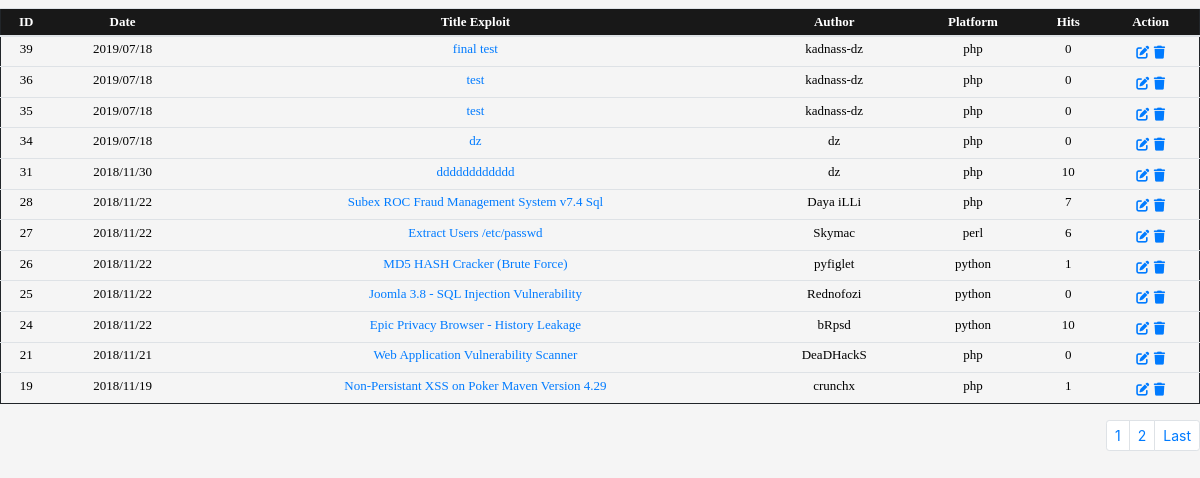
Screenshot of /admin/overview.php (signed in) with the database file from the repository.
### tables this page shows
CREATE TABLE `post` (
  `id` int(11) NOT NULL,
  `cat` int(11) NOT NULL,
  `title` varchar(255) NOT NULL,
  `body` text NOT NULL,
  `author` varchar(255) NOT NULL,
  `tags` varchar(255) NOT NULL,
  `date` timestamp NOT NULL DEFAULT CURRENT_TIMESTAMP,
  `platform` text NOT NULL,
  `cate` text NOT NULL,
  `hits` int(11) NOT NULL
);

### admin/inc/fonc2.php (called while the page is built, shortened)
<?php
 function formatDate($date){
	return date('Y/m/d', strtotime($date));
}
 function chortxt($text,$chars = 50){
	$text=$text." ";
	$text =substr($text,0,$chars);
	$text =substr($text,0,strrpos($text,' '));
	$text=$text."  ";
	return $text ;
}
?>

### admin/overview.php (the view, shortened to what this page needs)
<?php
 include 'inc/fonc2.php';
 echo "
  <title>Edit Exploit</title>
 <link href='css/bootstrap.min.css' rel='stylesheet' media='screen'>
 <link href='css/xploit.css' rel='stylesheet' media='screen'>
 <link rel='stylesheet' type='text/css' href='../ic/css/all.css'>
  <style>
  #shadow {
  text-shadow: 1px 1px 3px #828282;
        filter: dropshadow(color=#828282, offx=1, offy=1);
  }
  #frame {
  border: 1px;
  }
  textarea {
  width: 500px;
  min-width:300px;
  max-height:300px;
  height:400px;
  min-height:400px;
  max-height:400px;
  }
  body {
  background-color:#f5f5f5;
  }
  </style><center>
  <div class='bs-docs-example'>
  <div class='well' style='max-width: 100%; padding: 8px 0;'>";
  $showRecordPerPage = 12;
  if(isset($_GET['pagin']) && !empty($_GET['pagin'])){
  $currentPage = (int)$_GET['pagin'];
  }else{
  $currentPage = 1;
  }
  $startFrom = ($currentPage * $showRecordPerPage) - $showRecordPerPage;
  $sql= "SELECT * FROM post";
  $result=mysqli_query($con,$sql);
  $totalEmployee = mysqli_num_rows($result);
  $lastPage = ceil($totalEmployee/$showRecordPerPage);
  $nextPage = $currentPage + 1;
  $empSQL = "SELECT * FROM post ORDER BY id DESC LIMIT $startFrom, $showRecordPerPage";
  $empResult = mysqli_query($con, $empSQL);
  $count=mysqli_num_rows($empResult);
  if($count>0){
echo '
<div class="cont">
  <div class="show">
    <table class="table table-sm table-hover">
      <thead>
        <tr >
          <th scope="col"><font color="white" face="Tahoma" size="2">ID</th>
          <th scope="col"><font color="white" face="Tahoma" size="2">Date</th>
          <th scope="col"><font color="white" face="Tahoma" size="2">Title Exploit</th>
          <th scope="col"><font color="white" face="Tahoma" size="2">Author</th>
          <th scope="col"><font color="white" face="Tahoma" size="2">Platform</th>
          <th scope="col"><font color="white" face="Tahoma" size="2">Hits</th>
          <th scope="col"><font color="white" face="Tahoma" size="2">Action</th>
        </tr>
      </thead>
      <tbody>
        ';
        while($row= mysqli_fetch_assoc($empResult)){
        echo'<tr>
          <td ><font color="black" face="Tahoma" size="2">'.$row['id'].'</font>
            <td><font color="black" face="Tahoma" size="2">'.formatDate($row['date'] ).'</font>
            </td>
            <td><a href="#'.$row['id'].'" ><font face="Tahoma"  size="2"> '.chortxt(htmlspecialchars($row['title'])).'</a></font>
          </td>
          <td><a href="#'.htmlspecialchars($row['author']).'" ><font color="black" face="Tahoma" size="2">'.htmlspecialchars($row['author']).'</a></font>
        </td>
        <td ><font color="black" face="Tahoma" size="2"> '.htmlspecialchars($row['platform'] ).'</font>
        </td>
        <td ><font color="black" face="Tahoma" size="2"> '.htmlspecialchars($row['hits'] ).'</font>
        </td>
        <td><font color="black" face="Tahoma" size="2"><a href="edit_po.php?id='.$row['id'].'"><i class="fas fa-edit"></i></a></font>
        <font color="black"  face="Tahoma" size="2"><a href="delete.php?del='.$row['id'].'"><i class="fas fa-trash"></i></a></font>
      </td>
      '; }
    echo "</tr></tbody></table></div> ";
    echo "
    <ul class='pagination pagination-sm justify-content-end'>
      ";
      echo  "
      <li class='page-item'>
        <a class='page-link' href='?pagin=".$currentPage."'>".$currentPage."</a>
      </li>";
      if($currentPage != $lastPage) {
      echo  "
      <li class='page-item'>
        <a class='page-link' href='?pagin=".$nextPage."'>".$nextPage."</a>
      </li>";
      echo  "
      <li class='page-item'>
        <a class='page-link' href='?pagin=".$lastPage."'>
          <span aria-hidden='true'>Last</span>
        </a>
      </li>";
      }
      echo '
    </ul>
  </div>
  ';
  }
  else
  {
  echo "<div class='alert alert-danger text-center' role='alert'>404 Not Found</div> ";
  }
?>

### admin/css/xploit.css (style rules this page uses)
.show table { border: 1px solid ; text-decoration: none; text-align: center; }
.show thead { border: 1px solid rgba(0,0,0,0.1); background-color: #181818; }
.show tr { border: 1px solid #212529; }
.show a { text-decoration: none; }

### rows the page displays
post: id "39", date "2019/07/18", title "final test", author "kadnass-dz", platform "php", hits "0"
post: id "36", date "2019/07/18", title "test", author "kadnass-dz", platform "php", hits "0"
post: id "35", date "2019/07/18", title "test", author "kadnass-dz", platform "php", hits "0"
post: id "34", date "2019/07/18", title "dz", author "dz", platform "php", hits "0"
post: id "31", date "2018/11/30", title "dddddddddddd", author "dz", platform "php", hits "10"
post: id "28", date "2018/11/22", title "Subex ROC Fraud Management System v7.4 Sql", author "Daya iLLi", platform "php", hits "7"
post: id "27", date "2018/11/22", title "Extract Users /etc/passwd", author "Skymac", platform "perl", hits "6"
post: id "26", date "2018/11/22", title "MD5 HASH Cracker (Brute Force)", author "pyfiglet", platform "python", hits "1"
post: id "25", date "2018/11/22", title "Joomla 3.8 - SQL Injection Vulnerability", author "Rednofozi", platform "python", hits "0"
post: id "24", date "2018/11/22", title "Epic Privacy Browser - History Leakage", author "bRpsd", platform "python", hits "10"
post: id "21", date "2018/11/21", title "Web Application Vulnerability Scanner", author "DeaDHackS", platform "php", hits "0"
post: id "19", date "2018/11/19", title "Non-Persistant XSS on Poker Maven Version 4.29", author "crunchx", platform "php", hits "1"

### other values shown
$currentPage "1"
$nextPage "2"
